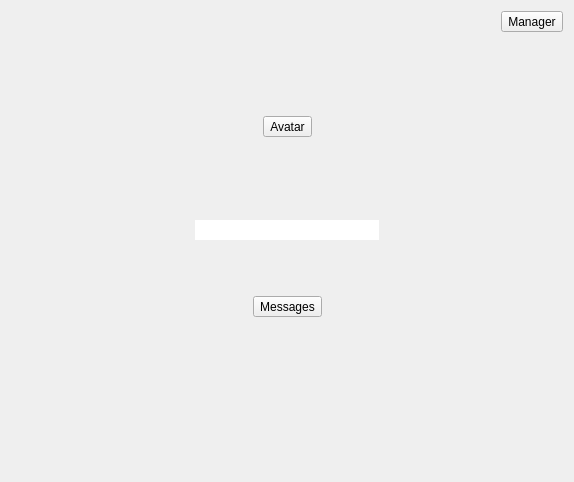
<?xml version="1.0" encoding="UTF-8"?>
<ui version="4.0">
 <class>ContactWindow</class>
 <widget class="QWidget" name="ContactWindow">
  <property name="geometry">
   <rect>
    <x>0</x>
    <y>0</y>
    <width>574</width>
    <height>482</height>
   </rect>
  </property>
  <property name="windowTitle">
   <string>Form</string>
  </property>
  <layout class="QGridLayout" name="gridLayout_2">
   <item row="0" column="0">
    <layout class="QHBoxLayout" name="horizontalLayout">
     <item>
      <spacer name="horizontalSpacer_3">
       <property name="orientation">
        <enum>Qt::Orientation::Horizontal</enum>
       </property>
       <property name="sizeHint" stdset="0">
        <size>
         <width>40</width>
         <height>20</height>
        </size>
       </property>
      </spacer>
     </item>
     <item>
      <widget class="QToolButton" name="button_manager">
       <property name="text">
        <string>Manager</string>
       </property>
      </widget>
     </item>
    </layout>
   </item>
   <item row="1" column="0">
    <layout class="QGridLayout" name="gridLayout">
     <item row="1" column="0">
      <spacer name="horizontalSpacer_2">
       <property name="orientation">
        <enum>Qt::Orientation::Horizontal</enum>
       </property>
       <property name="sizeHint" stdset="0">
        <size>
         <width>40</width>
         <height>20</height>
        </size>
       </property>
      </spacer>
     </item>
     <item row="2" column="1">
      <spacer name="verticalSpacer_2">
       <property name="orientation">
        <enum>Qt::Orientation::Vertical</enum>
       </property>
       <property name="sizeHint" stdset="0">
        <size>
         <width>20</width>
         <height>40</height>
        </size>
       </property>
      </spacer>
     </item>
     <item row="0" column="1">
      <spacer name="verticalSpacer">
       <property name="orientation">
        <enum>Qt::Orientation::Vertical</enum>
       </property>
       <property name="sizeHint" stdset="0">
        <size>
         <width>20</width>
         <height>40</height>
        </size>
       </property>
      </spacer>
     </item>
     <item row="1" column="2">
      <spacer name="horizontalSpacer">
       <property name="orientation">
        <enum>Qt::Orientation::Horizontal</enum>
       </property>
       <property name="sizeHint" stdset="0">
        <size>
         <width>40</width>
         <height>20</height>
        </size>
       </property>
      </spacer>
     </item>
     <item row="1" column="1">
      <widget class="QToolButton" name="button_avatar">
       <property name="text">
        <string>Avatar</string>
       </property>
      </widget>
     </item>
    </layout>
   </item>
   <item row="2" column="0">
    <layout class="QHBoxLayout" name="horizontalLayout_2">
     <item>
      <spacer name="horizontalSpacer_6">
       <property name="orientation">
        <enum>Qt::Orientation::Horizontal</enum>
       </property>
       <property name="sizeHint" stdset="0">
        <size>
         <width>40</width>
         <height>20</height>
        </size>
       </property>
      </spacer>
     </item>
     <item>
      <widget class="QLineEdit" name="edit_nickname">
       <property name="frame">
        <bool>false</bool>
       </property>
       <property name="alignment">
        <set>Qt::AlignmentFlag::AlignCenter</set>
       </property>
       <property name="readOnly">
        <bool>true</bool>
       </property>
      </widget>
     </item>
     <item>
      <spacer name="horizontalSpacer_7">
       <property name="orientation">
        <enum>Qt::Orientation::Horizontal</enum>
       </property>
       <property name="sizeHint" stdset="0">
        <size>
         <width>40</width>
         <height>20</height>
        </size>
       </property>
      </spacer>
     </item>
    </layout>
   </item>
   <item row="3" column="0">
    <spacer name="verticalSpacer_3">
     <property name="orientation">
      <enum>Qt::Orientation::Vertical</enum>
     </property>
     <property name="sizeType">
      <enum>QSizePolicy::Policy::Fixed</enum>
     </property>
     <property name="sizeHint" stdset="0">
      <size>
       <width>20</width>
       <height>50</height>
      </size>
     </property>
    </spacer>
   </item>
   <item row="4" column="0">
    <layout class="QGridLayout" name="gridLayout_3">
     <item row="0" column="2">
      <spacer name="horizontalSpacer_5">
       <property name="orientation">
        <enum>Qt::Orientation::Horizontal</enum>
       </property>
       <property name="sizeHint" stdset="0">
        <size>
         <width>40</width>
         <height>20</height>
        </size>
       </property>
      </spacer>
     </item>
     <item row="0" column="1">
      <widget class="QToolButton" name="button_messages">
       <property name="text">
        <string>Messages</string>
       </property>
      </widget>
     </item>
     <item row="1" column="1">
      <spacer name="verticalSpacer_5">
       <property name="orientation">
        <enum>Qt::Orientation::Vertical</enum>
       </property>
       <property name="sizeHint" stdset="0">
        <size>
         <width>20</width>
         <height>40</height>
        </size>
       </property>
      </spacer>
     </item>
     <item row="0" column="0">
      <spacer name="horizontalSpacer_4">
       <property name="orientation">
        <enum>Qt::Orientation::Horizontal</enum>
       </property>
       <property name="sizeHint" stdset="0">
        <size>
         <width>40</width>
         <height>20</height>
        </size>
       </property>
      </spacer>
     </item>
    </layout>
   </item>
  </layout>
 </widget>
 <resources/>
 <connections/>
</ui>
